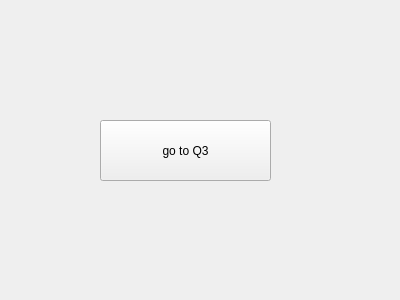
<?xml version="1.0" encoding="UTF-8"?>
<ui version="4.0">
 <class>Q2</class>
 <widget class="QFrame" name="Q2">
  <property name="geometry">
   <rect>
    <x>0</x>
    <y>0</y>
    <width>400</width>
    <height>300</height>
   </rect>
  </property>
  <property name="windowTitle">
   <string>Frame</string>
  </property>
  <widget class="QPushButton" name="dow">
   <property name="geometry">
    <rect>
     <x>100</x>
     <y>120</y>
     <width>171</width>
     <height>61</height>
    </rect>
   </property>
   <property name="text">
    <string>go to Q3</string>
   </property>
  </widget>
 </widget>
 <resources/>
 <connections/>
</ui>
